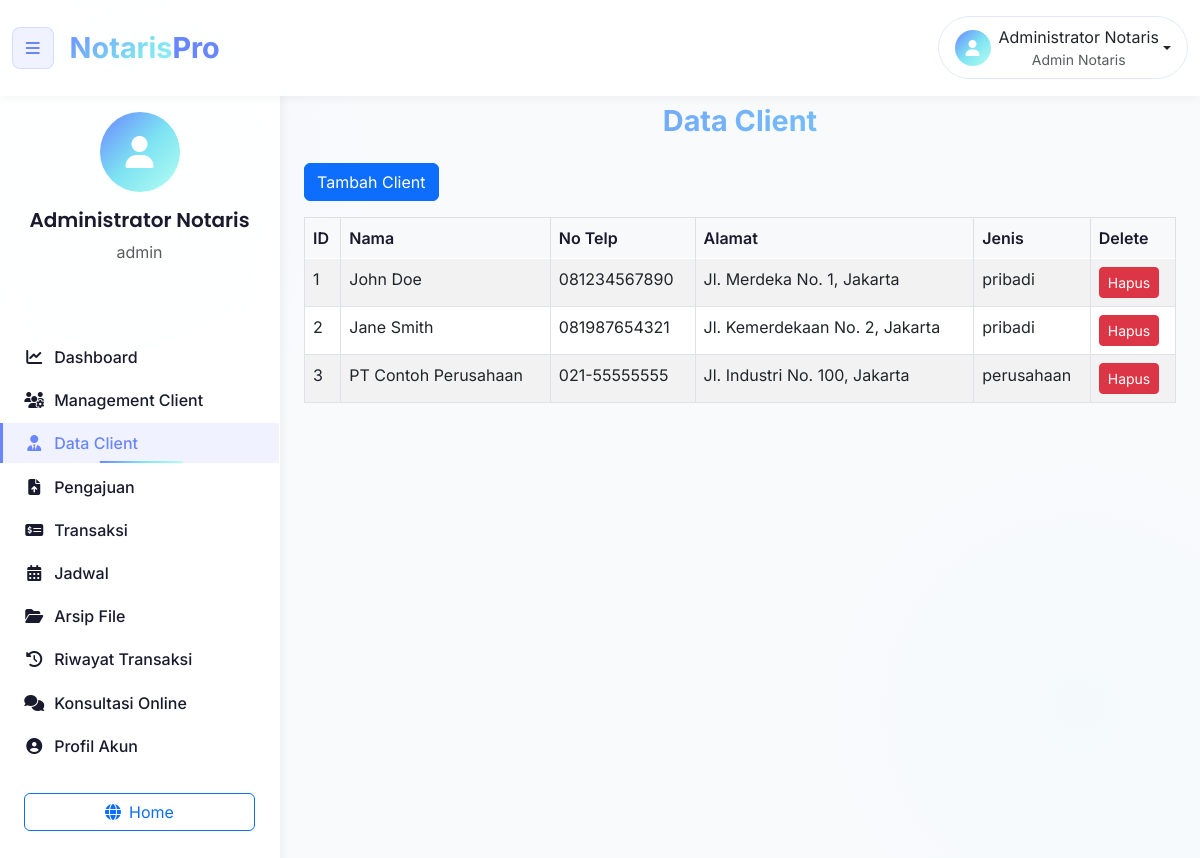
/client.php (signed in), run on the app's committed database.
### tables this page shows
CREATE TABLE `user` (
  `id_user` int(11) NOT NULL,
  `username` varchar(50) NOT NULL,
  `password` varchar(255) NOT NULL,
  `nama_lengkap` varchar(100) NOT NULL,
  `role` enum('AdminNotaris','user','notaris','ppat','staff') NOT NULL,
  `created_at` timestamp NOT NULL DEFAULT current_timestamp(),
  `foto_profil` varchar(255) DEFAULT NULL,
  `nomor_telepon` varchar(20) DEFAULT NULL,
  `alamat` text DEFAULT NULL,
  `bio` text DEFAULT NULL,
  `last_login` timestamp NULL DEFAULT NULL
);

CREATE TABLE `client` (
  `id_client` int(11) NOT NULL,
  `jenis_client` enum('pribadi','perusahaan') NOT NULL,
  `nomor_telepon` varchar(20) DEFAULT NULL,
  `email` varchar(100) DEFAULT NULL,
  `alamat` text DEFAULT NULL,
  `created_at` timestamp NOT NULL DEFAULT current_timestamp()
);

### koneksi.php (called while the page is built, shortened)
<?php
$host = 'localhost';
$username = 'root';
$password = '';
$database = 'project_notaris';
$koneksi = mysqli_connect($host, $username, $password, $database);
mysqli_set_charset($koneksi, "utf8mb4");
function query($sql) {
    global $koneksi;
    return mysqli_query($koneksi, $sql);
}
function fetch_array($result) {
    if ($result) {
        return mysqli_fetch_array($result, MYSQLI_ASSOC);
    }
    return false;
}
function num_rows($result) {
    return mysqli_num_rows($result);
}
function get_logged_in_user() {
    if (isset($_SESSION['user_id'])) {
        $user_id = (int)$_SESSION['user_id'];
        $query = "SELECT * FROM User WHERE id_user = $user_id";
        $result = query($query);
        if ($result && num_rows($result) > 0) {
            $user = fetch_array($result);
            if ($user) {
                return $user;
            }
        }
    }
    return null;
}
?>

### common_crud.php (called while the page is built, shortened)
<?php
require_once 'koneksi.php';
function getData($table, $columns='*', $where='1=1', $order='') {
    $query = "SELECT $columns FROM $table WHERE $where";
    if ($order) $query .= " ORDER BY $order";
    $result = query($query);
    $rows = [];
    if ($result) {
        while ($row = fetch_array($result)) $rows[] = $row;
    }
    return $rows;
}

### client.php (the view, shortened to what this page needs)
<?php
require_once 'common_crud.php';
$current_user = get_logged_in_user();
$is_admin = ($current_user['role'] === 'AdminNotaris');
$page_title = 'Data Client';
$clients = getData(
    'Client c
     LEFT JOIN Pribadi p ON c.id_client=p.id_client
     LEFT JOIN Perusahaan pr ON c.id_client=pr.id_client',
    'c.id_client, COALESCE(p.nama_lengkap, pr.nama_perusahaan) AS nama, c.nomor_telepon, c.alamat, c.jenis_client',
    '1=1',
    'c.id_client ASC'
);
?>
<!DOCTYPE html>
<html lang="id">
<head>
<link href="https://cdn.jsdelivr.net/npm/bootstrap@5.3.0/dist/css/bootstrap.min.css" rel="stylesheet">
<link rel="stylesheet" href="https://cdnjs.cloudflare.com/ajax/libs/font-awesome/6.4.0/css/all.min.css">
<link href="styles/main.css" rel="stylesheet">
<link href="styles/navbar.css" rel="stylesheet">
<link href="styles/sidebar.css" rel="stylesheet">
<link href="styles/client.css" rel="stylesheet">
<link href="styles/dashboard.css" rel="stylesheet">
</head>
<body class="dashboard-body">
<?php include 'components/navbar.php'; ?>
<div class="dashboard-container">
    <?php include 'components/sidebar.php'; ?>
    <main class="main-content p-4" id="mainContent">
        <h2 id="clientTitle" class="mb-4"><?= htmlspecialchars($page_title) ?></h2>
        <?php if($is_admin): ?>
            <button type="button" class="btn btn-primary mb-3" data-bs-toggle="modal" data-bs-target="#addClientModal">
                Tambah Client
            </button>
        <?php endif; ?>
        <div class="table-responsive">
            <table class="table table-bordered table-striped">
                <thead class="table-light">
                    <tr>
                        <th>ID</th>
                        <th>Nama</th>
                        <th>No Telp</th>
                        <th>Alamat</th>
                        <th>Jenis</th>
                        <?php if($is_admin) echo "<th>Delete</th>"; ?>
                    </tr>
                </thead>
                <tbody>
                <?php if(empty($clients)): ?>
                    <tr><td colspan="<?= $is_admin ? 6 : 5 ?>" class="text-center">Tidak ada data</td></tr>
                <?php else: ?>
                    <?php foreach($clients as $c): ?>
                    <tr>
                        <td><?= htmlspecialchars($c['id_client']) ?></td>
                        <td><?= htmlspecialchars($c['nama']) ?></td>
                        <td><?= htmlspecialchars($c['nomor_telepon']) ?></td>
                        <td><?= htmlspecialchars($c['alamat']) ?></td>
                        <td><?= htmlspecialchars($c['jenis_client']) ?></td>
                        <?php if($is_admin): ?>
                        <td>
                            <a href="client.php?delete=<?= $c['id_client'] ?>"
                               class="btn btn-sm btn-danger"
                               onclick="return confirm('Yakin hapus?')">Hapus</a>
                        </td>
                        <?php endif; ?>
                    </tr>
                    <?php endforeach; ?>
                <?php endif; ?>
                </tbody>
            </table>
        </div>
    </main>
</div>
</body>
</html>

### components/navbar.php (shortened to what this page needs)
<nav class="navbar navbar-expand-lg dashboard-navbar">
    <div class="container-fluid">
        <div class="d-flex align-items-center">
            <button class="btn sidebar-toggle me-3" id="sidebarToggle">
                <i class="fas fa-bars"></i>
            </button>
            <a class="navbar-brand" href="dashboard.php">Notaris<span style="color: #6A85FF;">Pro</span></a>
        </div>
        <div class="dropdown">
            <button class="btn user-menu dropdown-toggle d-flex align-items-center"
                    type="button" id="userDropdown" data-bs-toggle="dropdown">
                <div class="user-avatar me-2">
                    <i class="fas fa-user"></i>
                </div>
                <div class="user-info d-none d-md-block">
                    <span id="userName"><?php echo htmlspecialchars($current_user['nama_lengkap']); ?></span>
                    <small class="text-muted d-block"><?php echo $is_admin ? 'Admin Notaris' : 'User'; ?></small>
                </div>
            </button>
        </div>
    </div>
</nav>

### components/sidebar.php (shortened to what this page needs)
<link rel="stylesheet" href="styles/sidebar.css">
<link rel="stylesheet" href="styles/dashboard.css">
<aside class="sidebar" id="sidebar">
    <div class="sidebar-header">
        <div class="user-profile">
            <div class="avatar-lg">
                <i class="fas fa-user"></i>
            </div>
            <h5 id="sidebarUserName"><?php echo htmlspecialchars($current_user['nama_lengkap']); ?></h5>
            <p class="text-muted"><?php echo htmlspecialchars($current_user['username']); ?></p>
        </div>
    </div>
    <nav class="sidebar-nav">
        <ul class="nav flex-column">
            <?php $current_page = basename($_SERVER['PHP_SELF']); ?>
            <li class="nav-item">
                <a class="nav-link <?= ($current_page == 'dashboard.php') ? 'active' : '' ?>" href="dashboard.php">
                    <i class="fas fa-chart-line me-2"></i>Dashboard
                </a>
            </li>
            <?php if ($is_admin): ?>
                <li class="nav-item">
                    <a class="nav-link <?= ($current_page == 'management_client.php') ? 'active' : '' ?>" href="management_client.php">
                        <i class="fas fa-users-cog me-2"></i>Management Client
                    </a>
                </li>
                <li class="nav-item">
                    <a class="nav-link <?= ($current_page == 'client.php') ? 'active' : '' ?>" href="client.php">
                        <i class="fas fa-user-tie me-2"></i>Data Client
                    </a>
                </li>
                <li class="nav-item">
                    <a class="nav-link <?= ($current_page == 'pengajuan.php') ? 'active' : '' ?>" href="pengajuan.php">
                        <i class="fas fa-file-upload me-2"></i>Pengajuan
                    </a>
                </li>
                <li class="nav-item">
                    <a class="nav-link <?= ($current_page == 'transaksi.php') ? 'active' : '' ?>" href="transaksi.php">
                        <i class="fas fa-money-check-alt me-2"></i>Transaksi
                    </a>
                </li>
                <li class="nav-item">
                    <a class="nav-link <?= ($current_page == 'jadwal.php') ? 'active' : '' ?>" href="jadwal.php">
                        <i class="fas fa-calendar-alt me-2"></i>Jadwal
                    </a>
                </li>
                <li class="nav-item">
                    <a class="nav-link <?= ($current_page == 'arsip.php') ? 'active' : '' ?>" href="arsip.php">
                        <i class="fas fa-folder-open me-2"></i>Arsip File
                    </a>
                </li>
                <li class="nav-item">
                    <a class="nav-link <?= ($current_page == 'riwayat.php') ? 'active' : '' ?>" href="riwayat.php">
                        <i class="fas fa-history me-2"></i>Riwayat Transaksi
                    </a>
                </li>
            <?php endif; ?>
            <li class="nav-item">
                <a class="nav-link <?= ($current_page == 'konsultasi.php') ? 'active' : '' ?>" href="konsultasi.php">
                    <i class="fas fa-comments me-2"></i>Konsultasi Online
                </a>
            </li>
                <li class="nav-item">
                    <a class="nav-link <?= ($current_page == 'profil.php') ? 'active' : '' ?>" href="profil.php">
                        <i class="fas fa-user-circle me-2"></i>Profil Akun
                    </a>
                </li>
        </ul>
    </nav>
    <div class="sidebar-footer">
        <a href="index.php" class="btn btn-outline-primary w-100">
            <i class="fas fa-globe me-2"></i>Home
        </a>
    </div>
</aside>

### styles/main.css (style rules this page uses)
:root { --primary-blue: #6A85FF; --primary-cyan: #7DE2F2; --primary-light: #B5FFF1; --gradient: linear-gradient(135deg, #6A85FF 0%, #7DE2F2 50%, #B5FFF1 100%); --glass-bg: rgba(255, 255, 255, 0.12); --glass-border: rgba(255, 255, 255, 0.2); --glass-shadow: 0 8px 32px rgba(31, 38, 135, 0.15); --text-dark: #1a1a2e; --text-light: #f8f9fa; --transition: all 0.3s ease; }
body { font-family: 'Inter', sans-serif; color: var(--text-dark); background-color: #f8fafc; background-image: radial-gradient(circle at 10% 20%, rgba(107, 133, 255, 0.05) 0%, transparent 20%), radial-gradient(circle at 90% 80%, rgba(125, 226, 242, 0.05) 0%, transparent 20%); min-height: 100vh; overflow-x: hidden; padding-top: 80px; }
h1, h3, h4, h5 { font-family: 'Poppins', sans-serif; font-weight: 600; }

### styles/navbar.css (style rules this page uses)
.navbar { background: rgba(255, 255, 255, 0.15); backdrop-filter: blur(15px); -webkit-backdrop-filter: blur(15px); border-bottom: 1px solid rgba(255, 255, 255, 0.3); box-shadow: 0 4px 30px rgba(0, 0, 0, 0.1); padding: 0.8rem 0; position: fixed; top: 0; width: 100%; z-index: 1030; transition: var(--transition); }
.navbar-brand { font-size: 1.8rem; font-weight: 700; background: var(--gradient); -webkit-background-clip: text; background-clip: text; color: transparent; padding: 0.5rem 0; text-decoration: none; }
.nav-item { margin: 0; }
.nav-link { color: var(--text-dark) !important; font-weight: 500; padding: 0.5rem 1.2rem !important; border-radius: 50px; transition: var(--transition); position: relative; text-decoration: none; display: block; }
.nav-link.active { color: var(--primary-blue) !important; background: rgba(106, 133, 255, 0.1); }
.nav-link.active::after { content: ''; position: absolute; bottom: 0; left: 50%; transform: translateX(-50%); width: 30%; height: 2px; background: var(--gradient); border-radius: 2px; }

### styles/sidebar.css (style rules this page uses)
.sidebar { width: 280px; background: rgba(255, 255, 255, 0.9); backdrop-filter: blur(15px); border-right: 1px solid rgba(255, 255, 255, 0.3); padding: 2rem 0; transition: all 0.3s ease; box-shadow: 2px 0 10px rgba(0, 0, 0, 0.05); }
.sidebar-header { padding: 0 1.5rem 2rem; text-align: center; border-bottom: 1px solid rgba(255, 255, 255, 0.3); margin-bottom: 1.5rem; }
.user-profile { text-align: center; }
.avatar-lg { width: 80px; height: 80px; border-radius: 50%; background: var(--gradient); display: flex; align-items: center; justify-content: center; margin: 0 auto 1rem; color: white; font-size: 2rem; }
.sidebar-nav .nav-link { color: var(--text-dark); padding: 0.8rem 1.5rem; border-radius: 0; border-left: 3px solid transparent; transition: all 0.3s ease; margin-bottom: 0.2rem; }
.sidebar-nav .nav-link:hover, .sidebar-nav .nav-link.active { background: rgba(106, 133, 255, 0.1); color: var(--primary-blue); border-left-color: var(--primary-blue); }
.sidebar-nav .nav-link i { width: 24px; text-align: center; }
.sidebar-footer { padding: 1.5rem; margin-top: auto; }
.sidebar-toggle { background: rgba(106, 133, 255, 0.1); border: 1px solid rgba(106, 133, 255, 0.2); color: var(--primary-blue); border-radius: 8px; padding: 0.5rem 0.8rem; }

### styles/client.css (style rules this page uses)
#clientTitle { font-size: 1.8rem; font-weight: 700; background: linear-gradient(90deg, #6A85FF, #7DE2F2); -webkit-background-clip: text; background-clip: text; color: transparent; text-align: center; margin-bottom: 20px; }

### styles/dashboard.css (style rules this page uses)
.dashboard-body { background-color: #f8fafc; background-image: radial-gradient(circle at 10% 20%, rgba(107, 133, 255, 0.03) 0%, transparent 20%), radial-gradient(circle at 90% 80%, rgba(125, 226, 242, 0.03) 0%, transparent 20%); min-height: 100vh; }
.dashboard-navbar { background: rgba(255, 255, 255, 0.9); backdrop-filter: blur(15px); border-bottom: 1px solid rgba(255, 255, 255, 0.3); box-shadow: 0 2px 10px rgba(0, 0, 0, 0.05); padding: 1rem 0; }
.user-menu { background: transparent; border: 1px solid rgba(106, 133, 255, 0.2); border-radius: 50px; padding: 0.5rem 1rem; }
.user-avatar { width: 36px; height: 36px; border-radius: 50%; background: var(--gradient); display: flex; align-items: center; justify-content: center; color: white; }
.dashboard-container { display: flex; min-height: calc(100vh - 80px); }
.main-content { flex: 1; padding: 2rem; overflow-y: auto; transition: all 0.3s ease; }
.table { color: var(--text-dark); margin-bottom: 0; }
.table thead th { border-bottom: 1px solid rgba(255, 255, 255, 0.3); font-weight: 600; color: var(--text-dark); }
.table tbody tr { transition: all 0.3s ease; }

### data on the page
user: nama_lengkap "Administrator Notaris", username "admin"
client: id_client "1", nama "John Doe", nomor_telepon "081234567890", alamat "Jl. Merdeka No. 1, Jakarta", jenis_client "pribadi"
client: id_client "2", nama "Jane Smith", nomor_telepon "081987654321", alamat "Jl. Kemerdekaan No. 2, Jakarta", jenis_client "pribadi"
client: id_client "3", nama "PT Contoh Perusahaan", nomor_telepon "021-55555555", alamat "Jl. Industri No. 100, Jakarta", jenis_client "perusahaan"
